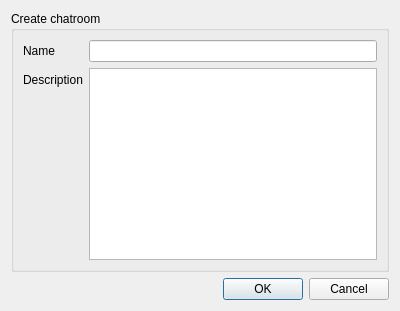
<?xml version="1.0" encoding="UTF-8"?>
<ui version="4.0">
 <class>CreateChatroomDialog</class>
 <widget class="QDialog" name="CreateChatroomDialog">
  <property name="geometry">
   <rect>
    <x>0</x>
    <y>0</y>
    <width>400</width>
    <height>300</height>
   </rect>
  </property>
  <property name="windowTitle">
   <string comment="TitleCreate">Create Chatroom</string>
  </property>
  <property name="windowIcon">
   <iconset resource="client.qrc">
    <normaloff>:/icons/red.png</normaloff>:/icons/red.png</iconset>
  </property>
  <layout class="QVBoxLayout" name="verticalLayout">
   <item>
    <widget class="QGroupBox" name="CreateChatroomGroupBox">
     <property name="sizePolicy">
      <sizepolicy hsizetype="Expanding" vsizetype="Fixed">
       <horstretch>0</horstretch>
       <verstretch>0</verstretch>
      </sizepolicy>
     </property>
     <property name="title">
      <string comment="TitleCreate">Create chatroom</string>
     </property>
     <layout class="QVBoxLayout" name="verticalLayout_10">
      <item>
       <layout class="QFormLayout" name="formLayout">
        <item row="0" column="0">
         <widget class="QLabel" name="CreateChatroomNameLabel">
          <property name="text">
           <string comment="ChatName">Name</string>
          </property>
         </widget>
        </item>
        <item row="1" column="0">
         <widget class="QLabel" name="CreateChatroomDescriptionLabel">
          <property name="text">
           <string comment="Description">Description</string>
          </property>
         </widget>
        </item>
        <item row="0" column="1">
         <widget class="QLineEdit" name="CreateChatroomNameLineEdit"/>
        </item>
        <item row="1" column="1">
         <widget class="QPlainTextEdit" name="CreateChatroomDescriptionTextEdit">
          <property name="sizePolicy">
           <sizepolicy hsizetype="Expanding" vsizetype="Expanding">
            <horstretch>0</horstretch>
            <verstretch>0</verstretch>
           </sizepolicy>
          </property>
          <property name="minimumSize">
           <size>
            <width>150</width>
            <height>0</height>
           </size>
          </property>
         </widget>
        </item>
       </layout>
      </item>
     </layout>
    </widget>
   </item>
   <item>
    <widget class="QDialogButtonBox" name="buttonBox">
     <property name="orientation">
      <enum>Qt::Horizontal</enum>
     </property>
     <property name="standardButtons">
      <set>QDialogButtonBox::Cancel|QDialogButtonBox::Ok</set>
     </property>
    </widget>
   </item>
  </layout>
 </widget>
 <resources>
  <include location="client.qrc"/>
 </resources>
 <connections/>
</ui>
